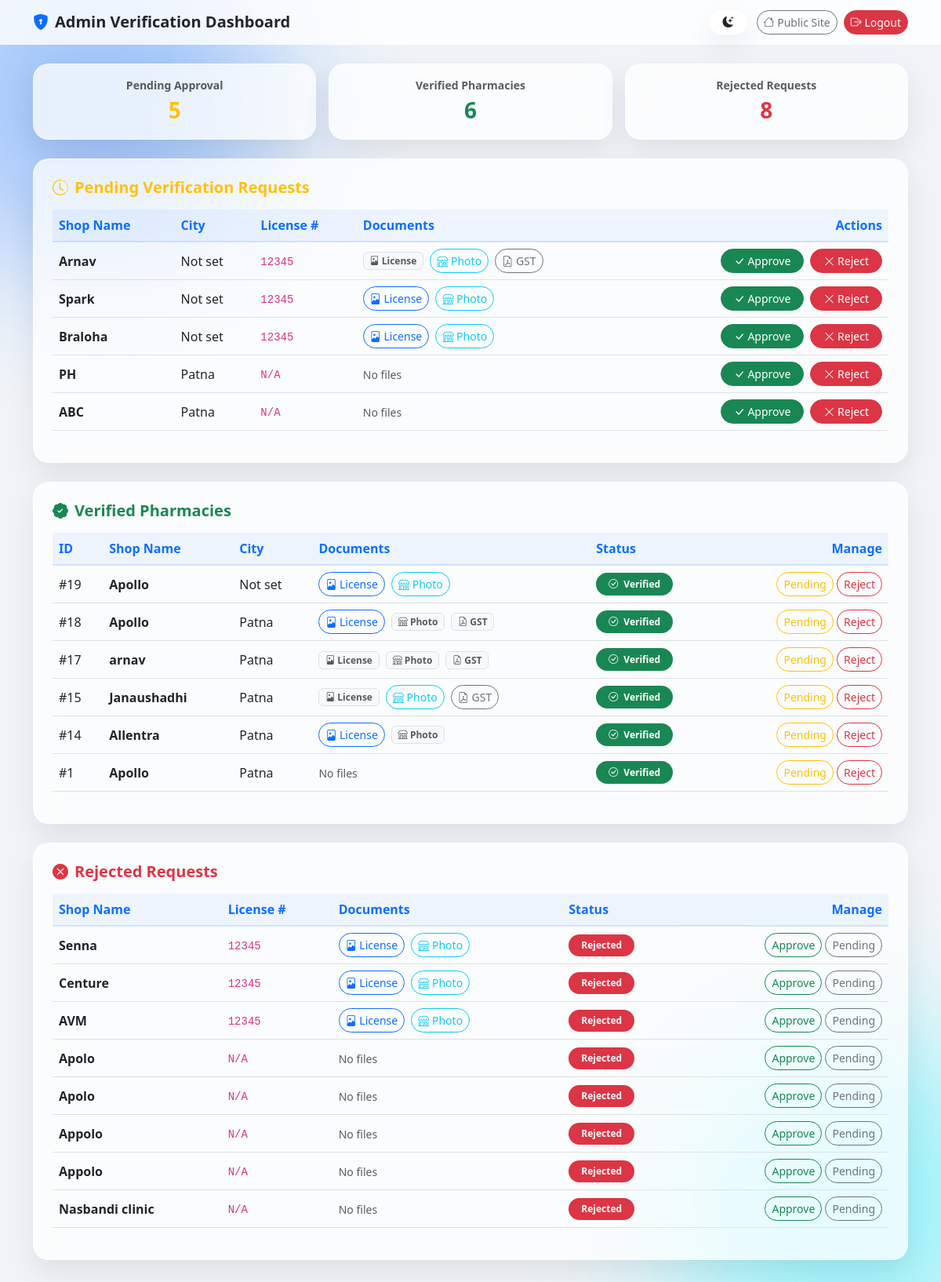
The app's page /admin/dashboard (signed in) with its own data.
### tables this page shows
CREATE TABLE shops 
                        (id INTEGER PRIMARY KEY, name TEXT, city TEXT, password TEXT, lat REAL, lng REAL, status TEXT DEFAULT 'Pending', license_number TEXT, license_image TEXT, gst_certificate TEXT, shop_photo TEXT, phone TEXT DEFAULT '', opening_hours TEXT DEFAULT '', address TEXT DEFAULT '', created_at TEXT);

### app.py (the view)
@app.route("/admin/dashboard")
def admin_dashboard():
    if not session.get("admin"):
        return redirect("/admin")
    db = get_db()
    pending = db.execute("SELECT * FROM shops WHERE status = 'Pending' ORDER BY id DESC").fetchall()
    verified = db.execute("SELECT * FROM shops WHERE status = 'Verified' ORDER BY id DESC").fetchall()
    rejected = db.execute("SELECT * FROM shops WHERE status = 'Rejected' ORDER BY id DESC").fetchall()
    upload_dir = app.config["UPLOAD_FOLDER"]
    existing_uploads = set(os.listdir(upload_dir)) if os.path.isdir(upload_dir) else set()
    return render_template(
        "admin_dashboard.html",
        pending=pending,
        verified=verified,
        rejected=rejected,
        existing_uploads=existing_uploads,
    )

### app.py (called while the page is built)
def _connect_sqlite(db_path):
    conn = sqlite3.connect(db_path)
    conn.row_factory = sqlite3.Row
    conn.execute("PRAGMA foreign_keys = ON;")
    return conn

def get_db():
    db_path = app.config.get("DATABASE") or DEFAULT_DB_PATH
    if has_app_context():
        conn = g.get("_db_conn")
        if conn is None or g.get("_db_path") != db_path:
            if conn is not None:
                conn.close()
            conn = _connect_sqlite(db_path)
            if db_path not in _initialized_dbs:
                ensure_schema(conn)
                _initialized_dbs.add(db_path)
            g._db_conn = conn
            g._db_path = db_path
        return conn
    conn = _connect_sqlite(db_path)
    if db_path not in _initialized_dbs:
        ensure_schema(conn)
        _initialized_dbs.add(db_path)
    return conn

@app.before_request
def configure_preview_cookies():
    host = (request.headers.get("X-Forwarded-Host") or request.host or "").lower()
    proto = (request.headers.get("X-Forwarded-Proto") or request.scheme or "").split(",")[0].lower()
    is_https_preview = proto == "https" or ".e2b.app" in host or host.endswith(".arena.ai")
    app.config["SESSION_COOKIE_SAMESITE"] = "None" if is_https_preview else "Lax"
    app.config["SESSION_COOKIE_SECURE"] = bool(is_https_preview)
    if "SESSION_COOKIE_PARTITIONED" in app.config:
        app.config["SESSION_COOKIE_PARTITIONED"] = bool(is_https_preview)

@app.after_request
def add_fresh_asset_headers(response):
    response.headers.setdefault("Permissions-Policy", "geolocation=*")
    ctype = (response.headers.get("Content-Type") or "").lower()
    if any(t in ctype for t in ("text/html", "javascript", "text/css", "application/json")):
        response.headers["Cache-Control"] = "no-store, no-cache, must-revalidate, max-age=0"
        response.headers["Pragma"] = "no-cache"
    return response

### templates/admin_dashboard.html (shortened to what this page needs)
<!DOCTYPE html>
<html lang="en">
<head>
    <link rel="stylesheet" href="https://cdn.jsdelivr.net/npm/bootstrap@5.3.0/dist/css/bootstrap.min.css">
    <link rel="stylesheet" href="https://cdn.jsdelivr.net/npm/bootstrap-icons@1.10.5/font/bootstrap-icons.css">
    <link rel="stylesheet" href="/static/css/style.css?v=20261123-3">
</head>
<body class="ambient-bg pb-5">
<nav class="navbar navbar-expand-lg glass-nav sticky-top mb-4">
    <div class="container">
        <span class="navbar-brand fw-bold text-dark"><i class="bi bi-shield-lock-fill text-primary me-2"></i>Admin Verification Dashboard</span>
        <div class="d-flex flex-wrap align-items-center gap-2">
            <button class="btn btn-sm glass-card px-3 rounded-pill me-1" onclick="toggleTheme()" title="Toggle Theme">
                <i id="theme-toggle-icon" class="bi bi-moon-stars-fill text-dark"></i>
            </button>
            <a href="/" class="btn btn-outline-secondary btn-sm rounded-pill"><i class="bi bi-house"></i> Public Site</a>
            <a href="/admin/logout" class="btn btn-danger btn-sm rounded-pill"><i class="bi bi-box-arrow-right"></i> Logout</a>
        </div>
    </div>
</nav>
<div class="container">
    <div class="row g-3 mb-4">
        <div class="col-md-4">
            <div class="card glass-card p-3 text-center">
                <small class="text-muted fw-semibold">Pending Approval</small>
                <div class="fs-3 fw-bold text-warning">{{ pending|length }}</div>
            </div>
        </div>
        <div class="col-md-4">
            <div class="card glass-card p-3 text-center">
                <small class="text-muted fw-semibold">Verified Pharmacies</small>
                <div class="fs-3 fw-bold text-success">{{ verified|length }}</div>
            </div>
        </div>
        <div class="col-md-4">
            <div class="card glass-card p-3 text-center">
                <small class="text-muted fw-semibold">Rejected Requests</small>
                <div class="fs-3 fw-bold text-danger">{{ rejected|length }}</div>
            </div>
        </div>
    </div>
    {% macro render_docs(shop) -%}
        {% if shop.license_image %}
            {% if existing_uploads is defined and shop.license_image in existing_uploads %}
                <a href="/uploads/{{ shop.license_image }}" target="_blank" class="btn btn-sm btn-outline-primary rounded-pill me-1"><i class="bi bi-file-image"></i> License</a>
            {% else %}
                <span class="badge bg-light text-muted border me-1" title="Legacy file not on disk"><i class="bi bi-file-image"></i> License</span>
            {% endif %}
        {% endif %}
        {% if shop.shop_photo %}
            {% if existing_uploads is defined and shop.shop_photo in existing_uploads %}
                <a href="/uploads/{{ shop.shop_photo }}" target="_blank" class="btn btn-sm btn-outline-info rounded-pill me-1"><i class="bi bi-shop"></i> Photo</a>
            {% else %}
                <span class="badge bg-light text-muted border me-1" title="Legacy file not on disk"><i class="bi bi-shop"></i> Photo</span>
            {% endif %}
        {% endif %}
        {% if shop.gst_certificate %}
            {% if existing_uploads is defined and shop.gst_certificate in existing_uploads %}
                <a href="/uploads/{{ shop.gst_certificate }}" target="_blank" class="btn btn-sm btn-outline-secondary rounded-pill"><i class="bi bi-file-earmark-pdf"></i> GST</a>
            {% else %}
                <span class="badge bg-light text-muted border" title="Legacy file not on disk"><i class="bi bi-file-earmark-pdf"></i> GST</span>
            {% endif %}
        {% endif %}
        {% if not shop.license_image and not shop.shop_photo and not shop.gst_certificate %}
            <small class="text-muted">No files</small>
        {% endif %}
    {%- endmacro %}
    <div class="card glass-card p-4 mb-4">
        <h5 class="fw-bold text-warning mb-3"><i class="bi bi-clock-history me-2"></i>Pending Verification Requests</h5>
        <div class="table-responsive">
            <table class="table table-glass align-middle">
                <thead>
                    <tr>
                        <th>Shop Name</th>
                        <th>City</th>
                        <th>License #</th>
                        <th>Documents</th>
                        <th class="text-end">Actions</th>
                    </tr>
                </thead>
                <tbody>
                    {% for shop in pending %}
                    <tr>
                        <td>
                            <div class="fw-bold">{{ shop.name }}</div>
                        </td>
                        <td>{{ shop.city or 'Not set' }}</td>
                        <td><code>{{ shop.license_number or 'N/A' }}</code></td>
                        <td>{{ render_docs(shop) }}</td>
                        <td class="text-end">
                            <form action="/approve/{{ shop.id }}" method="POST" class="d-inline m-0">
                                <button type="submit" class="btn btn-success btn-sm rounded-pill px-3 me-1"><i class="bi bi-check-lg"></i> Approve</button>
                            </form>
                            <form action="/reject/{{ shop.id }}" method="POST" class="d-inline m-0">
                                <button type="submit" class="btn btn-danger btn-sm rounded-pill px-3"><i class="bi bi-x-lg"></i> Reject</button>
                            </form>
                        </td>
                    </tr>
                    {% else %}
                    <tr>
                        <td colspan="5" class="text-center py-4 text-muted">No pending store verifications.</td>
                    </tr>
                    {% endfor %}
                </tbody>
            </table>
        </div>
    </div>
    <div class="card glass-card p-4 mb-4">
        <h5 class="fw-bold text-success mb-3"><i class="bi bi-patch-check-fill me-2"></i>Verified Pharmacies</h5>
        <div class="table-responsive">
            <table class="table table-glass align-middle">
                <thead>
                    <tr>
                        <th>ID</th>
                        <th>Shop Name</th>
                        <th>City</th>
                        <th>Documents</th>
                        <th>Status</th>
                        <th class="text-end">Manage</th>
                    </tr>
                </thead>
                <tbody>
                    {% for shop in verified %}
                    <tr>
                        <td>#{{ shop.id }}</td>
                        <td>
                            <div class="fw-bold">{{ shop.name }}</div>
                        </td>
                        <td>{{ shop.city or 'Not set' }}</td>
                        <td>{{ render_docs(shop) }}</td>
                        <td><span class="badge bg-success rounded-pill px-3 py-2"><i class="bi bi-check-circle me-1"></i> Verified</span></td>
                        <td class="text-end">
                            <form action="/pending/{{ shop.id }}" method="POST" class="d-inline m-0">
                                <button type="submit" class="btn btn-outline-warning btn-sm rounded-pill px-2" title="Move back to Pending">Pending</button>
                            </form>
                            <form action="/reject/{{ shop.id }}" method="POST" class="d-inline m-0" onsubmit="return confirm('Revoke verification for this pharmacy?');">
                                <button type="submit" class="btn btn-outline-danger btn-sm rounded-pill px-2" title="Suspend / Reject">Reject</button>
                            </form>
                        </td>
                    </tr>
                    {% else %}
                    <tr>
                        <td colspan="6" class="text-center py-3 text-muted">No verified pharmacies yet.</td>
                    </tr>
                    {% endfor %}
                </tbody>
            </table>
        </div>
    </div>
    <div class="card glass-card p-4">
        <h5 class="fw-bold text-danger mb-3"><i class="bi bi-x-circle-fill me-2"></i>Rejected Requests</h5>
        <div class="table-responsive">
            <table class="table table-glass align-middle">
                <thead>
                    <tr>
                        <th>Shop Name</th>
                        <th>License #</th>
                        <th>Documents</th>
                        <th>Status</th>
                        <th class="text-end">Manage</th>
                    </tr>
                </thead>
                <tbody>
                    {% for shop in rejected %}
                    <tr>
                        <td class="fw-bold">{{ shop.name }}</td>
                        <td><code>{{ shop.license_number or 'N/A' }}</code></td>
                        <td>{{ render_docs(shop) }}</td>
                        <td><span class="badge bg-danger rounded-pill px-3 py-2">Rejected</span></td>
                        <td class="text-end">
                            <form action="/approve/{{ shop.id }}" method="POST" class="d-inline m-0">
                                <button type="submit" class="btn btn-outline-success btn-sm rounded-pill px-2">Approve</button>
                            </form>
                            <form action="/pending/{{ shop.id }}" method="POST" class="d-inline m-0">
                                <button type="submit" class="btn btn-outline-secondary btn-sm rounded-pill px-2">Pending</button>
                            </form>
                        </td>
                    </tr>
                    {% else %}
                    <tr>
                        <td colspan="5" class="text-center py-3 text-muted">No rejected requests.</td>
                    </tr>
                    {% endfor %}
                </tbody>
            </table>
        </div>
    </div>
</div>
</body>
</html>

### static/css/style.css (style rules this page uses)
:root { --primary-gradient: linear-gradient(135deg, #0d6efd 0%, #0a58ca 50%, #6610f2 100%); --liquid-gradient: linear-gradient(-45deg, #0d6efd, #0a58ca, #17a2b8, #6610f2); --glass-bg: rgba(255, 255, 255, 0.75); --glass-bg-hover: rgba(255, 255, 255, 0.88); --glass-border: rgba(255, 255, 255, 0.6); --glass-shadow: 0 15px 35px rgba(0, 0, 0, 0.08); }
body { font-family: system-ui, -apple-system, "Segoe UI", Roboto, "Helvetica Neue", Arial, sans-serif; background-color: #f0f4f8; color: #2c3e50; min-height: 100vh; overflow-x: hidden; animation: pageFadeIn 0.5s ease-out; }
.ambient-bg { position: relative; min-height: 100vh; background-color: #f0f4f8; overflow-x: hidden; }
.ambient-bg::before, .ambient-bg::after { content: ""; position: fixed; width: 450px; height: 450px; border-radius: 50%; filter: blur(90px); opacity: 0.35; pointer-events: none; z-index: 0; animation: floatBlob 14s ease-in-out infinite alternate; }
.ambient-bg::before { background: #0d6efd; top: -100px; left: -100px; }
.ambient-bg::after { background: #00f2fe; bottom: -100px; right: -100px; animation-delay: -7s; }
.glass-card { background: var(--glass-bg) !important; backdrop-filter: blur(16px); -webkit-backdrop-filter: blur(16px); border: 1px solid var(--glass-border) !important; box-shadow: var(--glass-shadow); border-radius: 20px !important; transition: transform 0.3s cubic-bezier(0.165, 0.84, 0.44, 1), box-shadow 0.3s ease; position: relative; z-index: 1; }
.glass-nav { background: rgba(255, 255, 255, 0.8) !important; backdrop-filter: blur(12px); -webkit-backdrop-filter: blur(12px); border-bottom: 1px solid rgba(255, 255, 255, 0.5); }
.table-glass { --bs-table-bg: transparent; }
.table-glass thead th { background: rgba(13, 110, 253, 0.06); color: #0d6efd; border-bottom: 2px solid rgba(13, 110, 253, 0.15); }

### records on screen
shops: name "Arnav", city "Not set", license_number "12345", shows "License"
shops: name "Spark", city "Not set", license_number "12345"
shops: name "Braloha", city "Not set", license_number "12345"
shops: name "PH", city "Patna", license_number "N/A"
shops: name "ABC", city "Patna", license_number "N/A"
shops: id "19", name "Apollo", city "Not set"
shops: id "18", name "Apollo", city "Patna", shop_photo "Photo", gst_certificate "GST"
shops: id "17", name "arnav", city "Patna", shows "License", shows "Photo", shows "GST"
shops: id "15", name "Janaushadhi", city "Patna", shows "License"
shops: id "14", name "Allentra", city "Patna", shows "Photo"
shops: id "1", name "Apollo", city "Patna"
shops: name "Senna", license_number "12345"
shops: name "Centure", license_number "12345"
shops: name "AVM", license_number "12345"
shops: name "Apolo", license_number "N/A"
shops: name "Apolo", license_number "N/A"
shops: name "Appolo", license_number "N/A"
shops: name "Appolo", license_number "N/A"
shops: name "Nasbandi clinic", license_number "N/A"

### other values on screen
{{ pending|length }} "5"
{{ verified|length }} "6"
{{ rejected|length }} "8"
